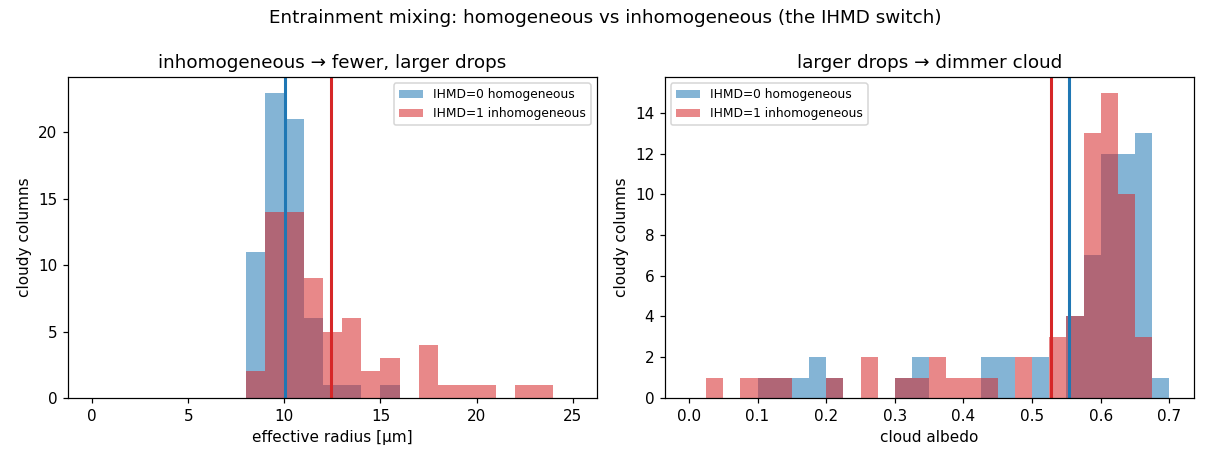

Write Python code to recreate this figure.
"""Entrainment mixing — homogeneous vs inhomogeneous (the IHMD switch).

At a stratocumulus cloud's edges, dry environmental air is mixed in (entrainment) and
some cloud water evaporates. HOW that evaporation is shared among the droplets is one
of the long-standing uncertainties in cloud microphysics, and it is set here by a
single Inhomogeneous Mixing Degree (IHMD; Lim & Hoffmann 2023):

  IHMD = 0  HOMOGENEOUS mixing: the dry air is assumed to mix instantly, so EVERY
            droplet feels the same subsaturation and shrinks a little. Droplet number
            is conserved; the spectrum just shifts to smaller sizes.

  IHMD = 1  INHOMOGENEOUS mixing: the dry air evaporates the droplets it meets first
            COMPLETELY before mixing spreads, so a FRACTION of droplets disappears
            while the survivors keep their original size. Droplet number falls; the
            mean size is preserved.

Both remove the same amount of liquid water, so the cloud-water field is the same —
but the droplet SPECTRUM differs, and that propagates: inhomogeneous mixing leaves
fewer, larger drops, which are LESS reflective (lower albedo) and MORE collision-
prone (more drizzle). This demo runs the same deck at IHMD=0 and IHMD=1 and shows
that divergence.

Run:  python -m examples.entrainment_mixing
Saves: /tmp/entrainment_mixing.png  and prints the spectrum / radiative summary.
"""
import numpy as np
import matplotlib
matplotlib.use("Agg")
import matplotlib.pyplot as plt

from droplab.flow2d import Flow2D
from droplab.flow2d_dynamic import run_flow2d_dynamic
from droplab.soundings import DYCOMS, DYCOMS_RADIATION
from droplab.climate_diag import column_optics

CFG = dict(dt=1.0, Nx=64, Nz=40, X=3200.0, Z=1200.0, n_super=40000,
           sounding=DYCOMS, rad_cool=DYCOMS_RADIATION, periodic_x=True, pert_amp=0.1,
           nu=6, nu_scalar=1.5, collisions=True, switch_TICE=True, eps=0.01,
           sediment=True, collect_every=100000, seed=3, N_modes=(250.,))


def run(nt=1300):
    homo = run_flow2d_dynamic(nt=nt, ihmd=0.0, **CFG)
    inho = run_flow2d_dynamic(nt=nt, ihmd=1.0, **CFG)
    return homo, inho


def figure(homo, inho, path="/tmp/entrainment_mixing.png"):
    flow = Flow2D(X=CFG["X"], Z=CFG["Z"], Nx=CFG["Nx"], Nz=CFG["Nz"])
    oh = column_optics(homo["M"], homo["A"], homo["x"], homo["z"], flow)
    oi = column_optics(inho["M"], inho["A"], inho["x"], inho["z"], flow)
    ch, ci = oh["lwp"] > 1e-4, oi["lwp"] > 1e-4

    fig, ax = plt.subplots(1, 2, figsize=(11, 4.2))
    bins_r = np.linspace(0, 25, 26)
    ax[0].hist(oh["reff"][ch] * 1e6, bins_r, color="C0", alpha=0.55, label="IHMD=0 homogeneous")
    ax[0].hist(oi["reff"][ci] * 1e6, bins_r, color="C3", alpha=0.55, label="IHMD=1 inhomogeneous")
    ax[0].axvline(oh["reff_mean"] * 1e6, color="C0", lw=2)
    ax[0].axvline(oi["reff_mean"] * 1e6, color="C3", lw=2)
    ax[0].set_xlabel("effective radius [µm]"); ax[0].set_ylabel("cloudy columns")
    ax[0].set_title("inhomogeneous → fewer, larger drops")
    ax[0].legend(fontsize=8)
    bins_a = np.linspace(0, 0.7, 29)
    ax[1].hist(oh["albedo"][ch], bins_a, color="C0", alpha=0.55, label="IHMD=0 homogeneous")
    ax[1].hist(oi["albedo"][ci], bins_a, color="C3", alpha=0.55, label="IHMD=1 inhomogeneous")
    ax[1].axvline(oh["albedo_mean"], color="C0", lw=2)
    ax[1].axvline(oi["albedo_mean"], color="C3", lw=2)
    ax[1].set_xlabel("cloud albedo"); ax[1].set_ylabel("cloudy columns")
    ax[1].set_title("larger drops → dimmer cloud")
    ax[1].legend(fontsize=8)
    fig.suptitle("Entrainment mixing: homogeneous vs inhomogeneous (the IHMD switch)")
    fig.tight_layout()
    fig.savefig(path, dpi=110)
    return path


def main():
    homo, inho = run()
    flow = Flow2D(X=CFG["X"], Z=CFG["Z"], Nx=CFG["Nx"], Nz=CFG["Nz"])
    path = figure(homo, inho)
    oh = column_optics(homo["M"], homo["A"], homo["x"], homo["z"], flow)
    oi = column_optics(inho["M"], inho["A"], inho["x"], inho["z"], flow)
    print(f"\n{'':22s}{'homogeneous':>14s}{'inhomogeneous':>16s}")
    print(f"{'droplet number ΣA':22s}{homo['A'].sum():>14.3e}{inho['A'].sum():>16.3e}")
    print(f"{'effective radius [µm]':22s}{oh['reff_mean']*1e6:>14.2f}{oi['reff_mean']*1e6:>16.2f}")
    print(f"{'cloud albedo':22s}{oh['albedo_mean']:>14.3f}{oi['albedo_mean']:>16.3f}")
    print(f"{'surface precip [kg]':22s}{homo['surf_precip']:>14.2e}{inho['surf_precip']:>16.2e}")
    print(f"\n  figure → {path}")


if __name__ == "__main__":
    main()
